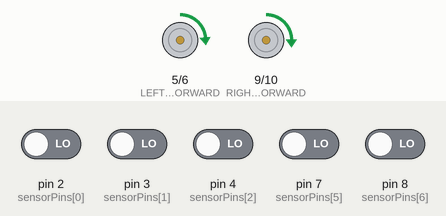
A sketch run on a simulated Arduino Uno, built with avr-gcc and run on an emulated ATmega328P. Parts: motor-driver pin pairs drawn as motors (green arrow = first pin HIGH = forward, orange = second pin HIGH = backward, longer = more drive). The inputs (shaded band) are chosen by the test bench; at power-on: pin 2 (sensorPins[0]), pin 3 (sensorPins[1]), pin 4 (sensorPins[2]), pin 7 (sensorPins[5]), pin 8 (sensorPins[6]) LOW.

Above: at 1.2 s.
1.3 s: pin 2 (sensorPins[0]) driven HIGH
At 2.4 s:
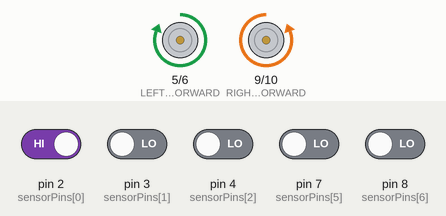
2.8 s: pin 7 (sensorPins[5]) driven HIGH
At 2.95 s:
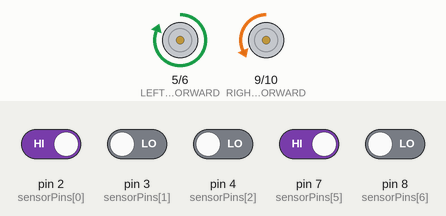
5.8 s: pin 3 (sensorPins[1]) driven HIGH
At 5.95 s:
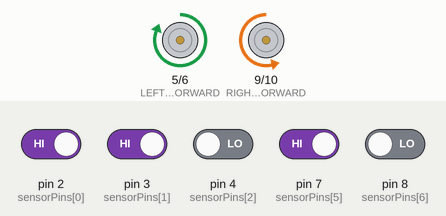
8.8 s: pin 8 (sensorPins[6]) driven HIGH
At 8.95 s:
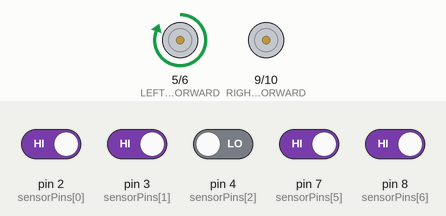
Timing chart, 0 to 9.3 s (numbered marks = the images above; inputs shaded):
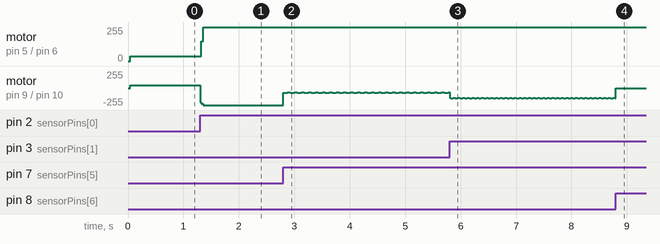

Measured:
- after the input at 1.3 s, motor on pin 5 (LEFT_MOTOR_FORWARD) / pin 6 (LEFT_MOTOR_BACKWARD): forward 37/255 → forward 255/255 at once; motor on pin 9 (RIGHT_MOTOR_FORWARD) / pin 10 (RIGHT_MOTOR_BACKWARD): forward 42/255 → backward 255/255 at once
- after the input at 2.8 s, motor on pin 9 (RIGHT_MOTOR_FORWARD) / pin 10 (RIGHT_MOTOR_BACKWARD): backward 255/255 → backward 68/255 at once, then repeats every 0.13 s: backward 69/255 0.02 s, backward 70/255 0.03 s, backward 65/255 0.02 s, backward 66/255 0.02 s, backward 67/255 0.02 s, backward 68/255 0.02 s

The sketch:

PID_8_channel_ir_line_follower.ino
```cpp
#include <Arduino.h>

#define NUM_SENSORS 8
#define LEFT_MOTOR_FORWARD 5
#define LEFT_MOTOR_BACKWARD 6
#define RIGHT_MOTOR_FORWARD 9
#define RIGHT_MOTOR_BACKWARD 10
#define BASE_SPEED 100 // Adjust speed as needed
#define Kp 2.0  // Proportional gain
#define Ki 0.0001  // Integral gain
#define Kd 1.0  // Derivative gain

int sensorPins[NUM_SENSORS] = {2, 3, 4, 5, 6, 7, 8, 9};
int sensorValues[NUM_SENSORS];
int lastError = 0;
int integral = 0;

void setup() {
    Serial.begin(9600);
    pinMode(LEFT_MOTOR_FORWARD, OUTPUT);
    pinMode(LEFT_MOTOR_BACKWARD, OUTPUT);
    pinMode(RIGHT_MOTOR_FORWARD, OUTPUT);
    pinMode(RIGHT_MOTOR_BACKWARD, OUTPUT);
    for (int i = 0; i < NUM_SENSORS; i++) {
        pinMode(sensorPins[i], INPUT);
    }
}

int readSensors() {
    int weightedSum = 0;
    int sum = 0;
    for (int i = 0; i < NUM_SENSORS; i++) {
        sensorValues[i] = digitalRead(sensorPins[i]);
        weightedSum += sensorValues[i] * i * 100;
        sum += sensorValues[i];
    }
    return (sum == 0) ? (lastError * 100) : (weightedSum / sum - 350); // 350 centers the error around 0
}

void setMotorSpeed(int leftSpeed, int rightSpeed) {
    leftSpeed = constrain(leftSpeed, -255, 255);
    rightSpeed = constrain(rightSpeed, -255, 255);

    if (leftSpeed > 0) {
        analogWrite(LEFT_MOTOR_FORWARD, leftSpeed);
        analogWrite(LEFT_MOTOR_BACKWARD, 0);
    } else {
        analogWrite(LEFT_MOTOR_FORWARD, 0);
        analogWrite(LEFT_MOTOR_BACKWARD, -leftSpeed);
    }

    if (rightSpeed > 0) {
        analogWrite(RIGHT_MOTOR_FORWARD, rightSpeed);
        analogWrite(RIGHT_MOTOR_BACKWARD, 0);
    } else {
        analogWrite(RIGHT_MOTOR_FORWARD, 0);
        analogWrite(RIGHT_MOTOR_BACKWARD, -rightSpeed);
    }
}

void loop() {
    int position = readSensors();
    int error = position;
    integral += error;
    int derivative = error - lastError;
    int correction = (Kp * error) + (Ki * integral) + (Kd * derivative);
    lastError = error;

    int leftSpeed = BASE_SPEED - correction;
    int rightSpeed = BASE_SPEED + correction;

    setMotorSpeed(leftSpeed, rightSpeed);
}
```
